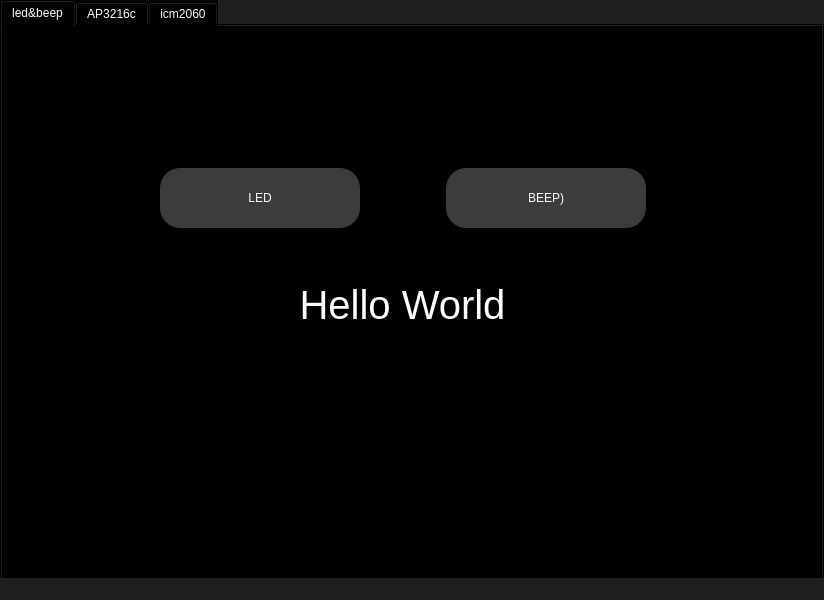
<?xml version="1.0" encoding="UTF-8"?>
<ui version="4.0">
 <class>imx6ullTest</class>
 <widget class="QMainWindow" name="imx6ullTest">
  <property name="geometry">
   <rect>
    <x>0</x>
    <y>0</y>
    <width>824</width>
    <height>600</height>
   </rect>
  </property>
  <property name="minimumSize">
   <size>
    <width>800</width>
    <height>600</height>
   </size>
  </property>
  <property name="windowTitle">
   <string>MainWindow</string>
  </property>
  <property name="styleSheet">
   <string notr="true">background-color: rgb(31, 31, 32);</string>
  </property>
  <widget class="QWidget" name="centralwidget">
   <widget class="QTabWidget" name="tabWidget">
    <property name="geometry">
     <rect>
      <x>0</x>
      <y>0</y>
      <width>824</width>
      <height>600</height>
     </rect>
    </property>
    <property name="sizePolicy">
     <sizepolicy hsizetype="Expanding" vsizetype="Expanding">
      <horstretch>0</horstretch>
      <verstretch>0</verstretch>
     </sizepolicy>
    </property>
    <property name="styleSheet">
     <string notr="true">background:transparent; 
background:black;
color: white;
</string>
    </property>
    <property name="currentIndex">
     <number>0</number>
    </property>
    <widget class="QWidget" name="tab">
     <attribute name="title">
      <string>led&amp;&amp;beep</string>
     </attribute>
     <widget class="QWidget" name="layoutWidget">
      <property name="geometry">
       <rect>
        <x>0</x>
        <y>0</y>
        <width>821</width>
        <height>491</height>
       </rect>
      </property>
      <layout class="QGridLayout" name="gridLayout_2">
       <item row="3" column="1">
        <spacer name="verticalSpacer_3">
         <property name="orientation">
          <enum>Qt::Vertical</enum>
         </property>
         <property name="sizeHint" stdset="0">
          <size>
           <width>20</width>
           <height>40</height>
          </size>
         </property>
        </spacer>
       </item>
       <item row="1" column="0">
        <layout class="QHBoxLayout" name="horizontalLayout_2">
         <item>
          <spacer name="horizontalSpacer_8">
           <property name="orientation">
            <enum>Qt::Horizontal</enum>
           </property>
           <property name="sizeHint" stdset="0">
            <size>
             <width>40</width>
             <height>20</height>
            </size>
           </property>
          </spacer>
         </item>
         <item>
          <widget class="QPushButton" name="ledBt">
           <property name="sizePolicy">
            <sizepolicy hsizetype="Minimum" vsizetype="Fixed">
             <horstretch>0</horstretch>
             <verstretch>0</verstretch>
            </sizepolicy>
           </property>
           <property name="minimumSize">
            <size>
             <width>200</width>
             <height>60</height>
            </size>
           </property>
           <property name="styleSheet">
            <string notr="true">border-radius:20px;
background:transparent; 
background:#3c3c3c;
color: white;</string>
           </property>
           <property name="text">
            <string>LED</string>
           </property>
          </widget>
         </item>
         <item>
          <spacer name="horizontalSpacer_7">
           <property name="orientation">
            <enum>Qt::Horizontal</enum>
           </property>
           <property name="sizeType">
            <enum>QSizePolicy::Fixed</enum>
           </property>
           <property name="sizeHint" stdset="0">
            <size>
             <width>80</width>
             <height>20</height>
            </size>
           </property>
          </spacer>
         </item>
         <item>
          <widget class="QPushButton" name="beepBt">
           <property name="minimumSize">
            <size>
             <width>200</width>
             <height>60</height>
            </size>
           </property>
           <property name="styleSheet">
            <string notr="true">border-radius:20px;
background:transparent; 
background:#3c3c3c;
color: white;</string>
           </property>
           <property name="text">
            <string>BEEP)</string>
           </property>
          </widget>
         </item>
         <item>
          <spacer name="horizontalSpacer_9">
           <property name="orientation">
            <enum>Qt::Horizontal</enum>
           </property>
           <property name="sizeHint" stdset="0">
            <size>
             <width>40</width>
             <height>20</height>
            </size>
           </property>
          </spacer>
         </item>
        </layout>
       </item>
       <item row="4" column="0">
        <spacer name="verticalSpacer_2">
         <property name="orientation">
          <enum>Qt::Vertical</enum>
         </property>
         <property name="sizeHint" stdset="0">
          <size>
           <width>20</width>
           <height>40</height>
          </size>
         </property>
        </spacer>
       </item>
       <item row="0" column="0">
        <spacer name="verticalSpacer">
         <property name="orientation">
          <enum>Qt::Vertical</enum>
         </property>
         <property name="sizeHint" stdset="0">
          <size>
           <width>20</width>
           <height>40</height>
          </size>
         </property>
        </spacer>
       </item>
       <item row="3" column="0">
        <widget class="QLabel" name="label_11">
         <property name="styleSheet">
          <string notr="true">font-size: 40px;text-align: center;</string>
         </property>
         <property name="text">
          <string>Hello World</string>
         </property>
         <property name="alignment">
          <set>Qt::AlignCenter</set>
         </property>
        </widget>
       </item>
      </layout>
     </widget>
    </widget>
    <widget class="QWidget" name="tab_2">
     <attribute name="title">
      <string>AP3216c</string>
     </attribute>
     <layout class="QGridLayout" name="gridLayout">
      <item row="0" column="0">
       <layout class="QVBoxLayout" name="verticalLayout_4" stretch="1,8">
        <item>
         <layout class="QHBoxLayout" name="horizontalLayout" stretch="0,0,0,0,0,0,0,0,0,0,0,0">
          <item>
           <widget class="QPushButton" name="btnClear">
            <property name="minimumSize">
             <size>
              <width>0</width>
              <height>50</height>
             </size>
            </property>
            <property name="styleSheet">
             <string notr="true">background:transparent; 
background:#3c3c3c;
color: white;
border-radius:20px;</string>
            </property>
            <property name="text">
             <string>清除曲线</string>
            </property>
           </widget>
          </item>
          <item>
           <spacer name="horizontalSpacer">
            <property name="orientation">
             <enum>Qt::Horizontal</enum>
            </property>
            <property name="sizeType">
             <enum>QSizePolicy::Fixed</enum>
            </property>
            <property name="sizeHint" stdset="0">
             <size>
              <width>30</width>
              <height>20</height>
             </size>
            </property>
           </spacer>
          </item>
          <item>
           <layout class="QVBoxLayout" name="verticalLayout">
            <item>
             <widget class="QTextEdit" name="alsEdit">
              <property name="minimumSize">
               <size>
                <width>60</width>
                <height>30</height>
               </size>
              </property>
              <property name="maximumSize">
               <size>
                <width>60</width>
                <height>30</height>
               </size>
              </property>
              <property name="styleSheet">
               <string notr="true">background:transparent; 
background:#3c3c3c;
color: white;
border-radius:20px;</string>
              </property>
             </widget>
            </item>
            <item>
             <widget class="QLabel" name="label">
              <property name="minimumSize">
               <size>
                <width>60</width>
                <height>0</height>
               </size>
              </property>
              <property name="maximumSize">
               <size>
                <width>60</width>
                <height>16777215</height>
               </size>
              </property>
              <property name="text">
               <string>als</string>
              </property>
              <property name="alignment">
               <set>Qt::AlignCenter</set>
              </property>
             </widget>
            </item>
           </layout>
          </item>
          <item>
           <spacer name="horizontalSpacer_4">
            <property name="orientation">
             <enum>Qt::Horizontal</enum>
            </property>
            <property name="sizeType">
             <enum>QSizePolicy::Fixed</enum>
            </property>
            <property name="sizeHint" stdset="0">
             <size>
              <width>13</width>
              <height>20</height>
             </size>
            </property>
           </spacer>
          </item>
          <item>
           <layout class="QVBoxLayout" name="verticalLayout_2">
            <item>
             <widget class="QTextEdit" name="irEdit">
              <property name="minimumSize">
               <size>
                <width>60</width>
                <height>30</height>
               </size>
              </property>
              <property name="maximumSize">
               <size>
                <width>60</width>
                <height>30</height>
               </size>
              </property>
              <property name="styleSheet">
               <string notr="true">background:transparent; 
background:#3c3c3c;
color: white;
border-radius:20px;</string>
              </property>
             </widget>
            </item>
            <item>
             <widget class="QLabel" name="label_2">
              <property name="minimumSize">
               <size>
                <width>60</width>
                <height>0</height>
               </size>
              </property>
              <property name="maximumSize">
               <size>
                <width>60</width>
                <height>16777215</height>
               </size>
              </property>
              <property name="text">
               <string>ir</string>
              </property>
              <property name="alignment">
               <set>Qt::AlignCenter</set>
              </property>
             </widget>
            </item>
           </layout>
          </item>
          <item>
           <spacer name="horizontalSpacer_5">
            <property name="orientation">
             <enum>Qt::Horizontal</enum>
            </property>
            <property name="sizeType">
             <enum>QSizePolicy::Fixed</enum>
            </property>
            <property name="sizeHint" stdset="0">
             <size>
              <width>13</width>
              <height>20</height>
             </size>
            </property>
           </spacer>
          </item>
          <item>
           <layout class="QVBoxLayout" name="verticalLayout_3">
            <item>
             <widget class="QTextEdit" name="psEdit">
              <property name="minimumSize">
               <size>
                <width>60</width>
                <height>30</height>
               </size>
              </property>
              <property name="maximumSize">
               <size>
                <width>60</width>
                <height>30</height>
               </size>
              </property>
              <property name="styleSheet">
               <string notr="true">background:transparent; 
background:#3c3c3c;
color: white;
border-radius:20px;</string>
              </property>
             </widget>
            </item>
            <item>
             <widget class="QLabel" name="label_3">
              <property name="minimumSize">
               <size>
                <width>60</width>
                <height>0</height>
               </size>
              </property>
              <property name="maximumSize">
               <size>
                <width>60</width>
                <height>16777215</height>
               </size>
              </property>
              <property name="text">
               <string>ps</string>
              </property>
              <property name="alignment">
               <set>Qt::AlignCenter</set>
              </property>
             </widget>
            </item>
           </layout>
          </item>
          <item>
           <spacer name="horizontalSpacer_2">
            <property name="orientation">
             <enum>Qt::Horizontal</enum>
            </property>
            <property name="sizeType">
             <enum>QSizePolicy::Fixed</enum>
            </property>
            <property name="sizeHint" stdset="0">
             <size>
              <width>50</width>
              <height>20</height>
             </size>
            </property>
           </spacer>
          </item>
          <item>
           <widget class="QPushButton" name="pushButton">
            <property name="minimumSize">
             <size>
              <width>0</width>
              <height>50</height>
             </size>
            </property>
            <property name="styleSheet">
             <string notr="true">background:transparent; 
background:#3c3c3c;
color: white;
border-radius:20px;</string>
            </property>
            <property name="text">
             <string>停止检测</string>
            </property>
           </widget>
          </item>
          <item>
           <spacer name="horizontalSpacer_3">
            <property name="orientation">
             <enum>Qt::Horizontal</enum>
            </property>
            <property name="sizeType">
             <enum>QSizePolicy::Fixed</enum>
            </property>
            <property name="sizeHint" stdset="0">
             <size>
              <width>40</width>
              <height>20</height>
             </size>
            </property>
           </spacer>
          </item>
          <item>
           <widget class="QPushButton" name="btnStartAndStop">
            <property name="minimumSize">
             <size>
              <width>0</width>
              <height>50</height>
             </size>
            </property>
            <property name="styleSheet">
             <string notr="true">background:transparent; 
background:#3c3c3c;
color: white;
border-radius:20px;</string>
            </property>
            <property name="text">
             <string>启动检测</string>
            </property>
           </widget>
          </item>
          <item>
           <spacer name="horizontalSpacer_6">
            <property name="orientation">
             <enum>Qt::Horizontal</enum>
            </property>
            <property name="sizeType">
             <enum>QSizePolicy::Fixed</enum>
            </property>
            <property name="sizeHint" stdset="0">
             <size>
              <width>40</width>
              <height>20</height>
             </size>
            </property>
           </spacer>
          </item>
         </layout>
        </item>
        <item>
         <widget class="QChartView" name="graphicsView">
          <property name="styleSheet">
           <string>background:transparent; 
background:#3c3c3c;
color: white;
border-radius:20px;</string>
          </property>
         </widget>
        </item>
       </layout>
      </item>
     </layout>
    </widget>
    <widget class="QWidget" name="tab_3">
     <attribute name="title">
      <string>icm2060</string>
     </attribute>
     <widget class="QWidget" name="layoutWidget_2">
      <property name="geometry">
       <rect>
        <x>30</x>
        <y>130</y>
        <width>751</width>
        <height>60</height>
       </rect>
      </property>
      <layout class="QHBoxLayout" name="horizontalLayout_3">
       <item>
        <layout class="QVBoxLayout" name="verticalLayout_5">
         <item>
          <widget class="QTextEdit" name="gxdataEdit">
           <property name="maximumSize">
            <size>
             <width>60</width>
             <height>30</height>
            </size>
           </property>
           <property name="styleSheet">
            <string notr="true">background:transparent; 
background:#3c3c3c;
color: white;
border-radius:20px;</string>
           </property>
          </widget>
         </item>
         <item>
          <widget class="QLabel" name="label_4">
           <property name="text">
            <string>gxdata</string>
           </property>
           <property name="alignment">
            <set>Qt::AlignCenter</set>
           </property>
          </widget>
         </item>
        </layout>
       </item>
       <item>
        <spacer name="horizontalSpacer_10">
         <property name="orientation">
          <enum>Qt::Horizontal</enum>
         </property>
         <property name="sizeHint" stdset="0">
          <size>
           <width>18</width>
           <height>20</height>
          </size>
         </property>
        </spacer>
       </item>
       <item>
        <layout class="QVBoxLayout" name="verticalLayout_6">
         <item>
          <widget class="QTextEdit" name="gydataEdit">
           <property name="maximumSize">
            <size>
             <width>60</width>
             <height>30</height>
            </size>
           </property>
           <property name="styleSheet">
            <string notr="true">background:transparent; 
background:#3c3c3c;
color: white;
border-radius:20px;</string>
           </property>
          </widget>
         </item>
         <item>
          <widget class="QLabel" name="label_5">
           <property name="text">
            <string>gydata</string>
           </property>
           <property name="alignment">
            <set>Qt::AlignCenter</set>
           </property>
          </widget>
         </item>
        </layout>
       </item>
       <item>
        <spacer name="horizontalSpacer_11">
         <property name="orientation">
          <enum>Qt::Horizontal</enum>
         </property>
         <property name="sizeHint" stdset="0">
          <size>
           <width>18</width>
           <height>20</height>
          </size>
         </property>
        </spacer>
       </item>
       <item>
        <layout class="QVBoxLayout" name="verticalLayout_7">
         <item>
          <widget class="QTextEdit" name="gzdataEdit">
           <property name="maximumSize">
            <size>
             <width>60</width>
             <height>30</height>
            </size>
           </property>
           <property name="styleSheet">
            <string notr="true">background:transparent; 
background:#3c3c3c;
color: white;
border-radius:20px;</string>
           </property>
          </widget>
         </item>
         <item>
          <widget class="QLabel" name="label_6">
           <property name="text">
            <string>gzdata</string>
           </property>
           <property name="alignment">
            <set>Qt::AlignCenter</set>
           </property>
          </widget>
         </item>
        </layout>
       </item>
       <item>
        <spacer name="horizontalSpacer_12">
         <property name="orientation">
          <enum>Qt::Horizontal</enum>
         </property>
         <property name="sizeHint" stdset="0">
          <size>
           <width>18</width>
           <height>20</height>
          </size>
         </property>
        </spacer>
       </item>
       <item>
        <layout class="QVBoxLayout" name="verticalLayout_8">
         <item>
          <widget class="QTextEdit" name="axdataEdit">
           <property name="maximumSize">
            <size>
             <width>60</width>
             <height>30</height>
            </size>
           </property>
           <property name="styleSheet">
            <string notr="true">background:transparent; 
background:#3c3c3c;
color: white;
border-radius:20px;</string>
           </property>
          </widget>
         </item>
         <item>
          <widget class="QLabel" name="label_7">
           <property name="text">
            <string>axdata</string>
           </property>
           <property name="alignment">
            <set>Qt::AlignCenter</set>
           </property>
          </widget>
         </item>
        </layout>
       </item>
       <item>
        <spacer name="horizontalSpacer_13">
         <property name="orientation">
          <enum>Qt::Horizontal</enum>
         </property>
         <property name="sizeHint" stdset="0">
          <size>
           <width>18</width>
           <height>20</height>
          </size>
         </property>
        </spacer>
       </item>
       <item>
        <layout class="QVBoxLayout" name="verticalLayout_9">
         <item>
          <widget class="QTextEdit" name="aydataEdit">
           <property name="maximumSize">
            <size>
             <width>60</width>
             <height>30</height>
            </size>
           </property>
           <property name="styleSheet">
            <string notr="true">background:transparent; 
background:#3c3c3c;
color: white;
border-radius:20px;</string>
           </property>
          </widget>
         </item>
         <item>
          <widget class="QLabel" name="label_8">
           <property name="text">
            <string>aydata</string>
           </property>
           <property name="alignment">
            <set>Qt::AlignCenter</set>
           </property>
          </widget>
         </item>
        </layout>
       </item>
       <item>
        <spacer name="horizontalSpacer_14">
         <property name="orientation">
          <enum>Qt::Horizontal</enum>
         </property>
         <property name="sizeHint" stdset="0">
          <size>
           <width>18</width>
           <height>20</height>
          </size>
         </property>
        </spacer>
       </item>
       <item>
        <layout class="QVBoxLayout" name="verticalLayout_10">
         <item>
          <widget class="QTextEdit" name="azdataEdit">
           <property name="maximumSize">
            <size>
             <width>60</width>
             <height>30</height>
            </size>
           </property>
           <property name="styleSheet">
            <string notr="true">background:transparent; 
background:#3c3c3c;
color: white;
border-radius:20px;</string>
           </property>
          </widget>
         </item>
         <item>
          <widget class="QLabel" name="label_9">
           <property name="text">
            <string>azdata</string>
           </property>
           <property name="alignment">
            <set>Qt::AlignCenter</set>
           </property>
          </widget>
         </item>
        </layout>
       </item>
       <item>
        <spacer name="horizontalSpacer_15">
         <property name="orientation">
          <enum>Qt::Horizontal</enum>
         </property>
         <property name="sizeHint" stdset="0">
          <size>
           <width>18</width>
           <height>20</height>
          </size>
         </property>
        </spacer>
       </item>
       <item>
        <layout class="QVBoxLayout" name="verticalLayout_11">
         <item>
          <widget class="QTextEdit" name="tempdataEdit">
           <property name="maximumSize">
            <size>
             <width>60</width>
             <height>30</height>
            </size>
           </property>
           <property name="styleSheet">
            <string notr="true">background:transparent; 
background:#3c3c3c;
color: white;
border-radius:20px;</string>
           </property>
          </widget>
         </item>
         <item>
          <widget class="QLabel" name="label_10">
           <property name="text">
            <string>tempdata</string>
           </property>
           <property name="alignment">
            <set>Qt::AlignCenter</set>
           </property>
          </widget>
         </item>
        </layout>
       </item>
      </layout>
     </widget>
     <widget class="QWidget" name="layoutWidget_3">
      <property name="geometry">
       <rect>
        <x>260</x>
        <y>220</y>
        <width>291</width>
        <height>101</height>
       </rect>
      </property>
      <layout class="QHBoxLayout" name="horizontalLayout_4">
       <item>
        <widget class="QPushButton" name="stop2060Bt">
         <property name="minimumSize">
          <size>
           <width>100</width>
           <height>50</height>
          </size>
         </property>
         <property name="maximumSize">
          <size>
           <width>100</width>
           <height>50</height>
          </size>
         </property>
         <property name="styleSheet">
          <string notr="true">background:transparent; 
background:#3c3c3c;
color: white;
border-radius:20px;</string>
         </property>
         <property name="text">
          <string>关闭传感器</string>
         </property>
        </widget>
       </item>
       <item>
        <spacer name="horizontalSpacer_16">
         <property name="orientation">
          <enum>Qt::Horizontal</enum>
         </property>
         <property name="sizeHint" stdset="0">
          <size>
           <width>40</width>
           <height>20</height>
          </size>
         </property>
        </spacer>
       </item>
       <item>
        <widget class="QPushButton" name="start2060Bt">
         <property name="minimumSize">
          <size>
           <width>100</width>
           <height>50</height>
          </size>
         </property>
         <property name="maximumSize">
          <size>
           <width>100</width>
           <height>50</height>
          </size>
         </property>
         <property name="styleSheet">
          <string notr="true">background:transparent; 
background:#3c3c3c;
color: white;
border-radius:20px;</string>
         </property>
         <property name="text">
          <string>开启传感器</string>
         </property>
        </widget>
       </item>
      </layout>
     </widget>
    </widget>
   </widget>
  </widget>
  <widget class="QMenuBar" name="menubar">
   <property name="geometry">
    <rect>
     <x>0</x>
     <y>0</y>
     <width>824</width>
     <height>28</height>
    </rect>
   </property>
  </widget>
  <widget class="QStatusBar" name="statusbar"/>
 </widget>
 <customwidgets>
  <customwidget>
   <class>QChartView</class>
   <extends>QGraphicsView</extends>
   <header>qchartview.h</header>
  </customwidget>
 </customwidgets>
 <resources/>
 <connections/>
</ui>
